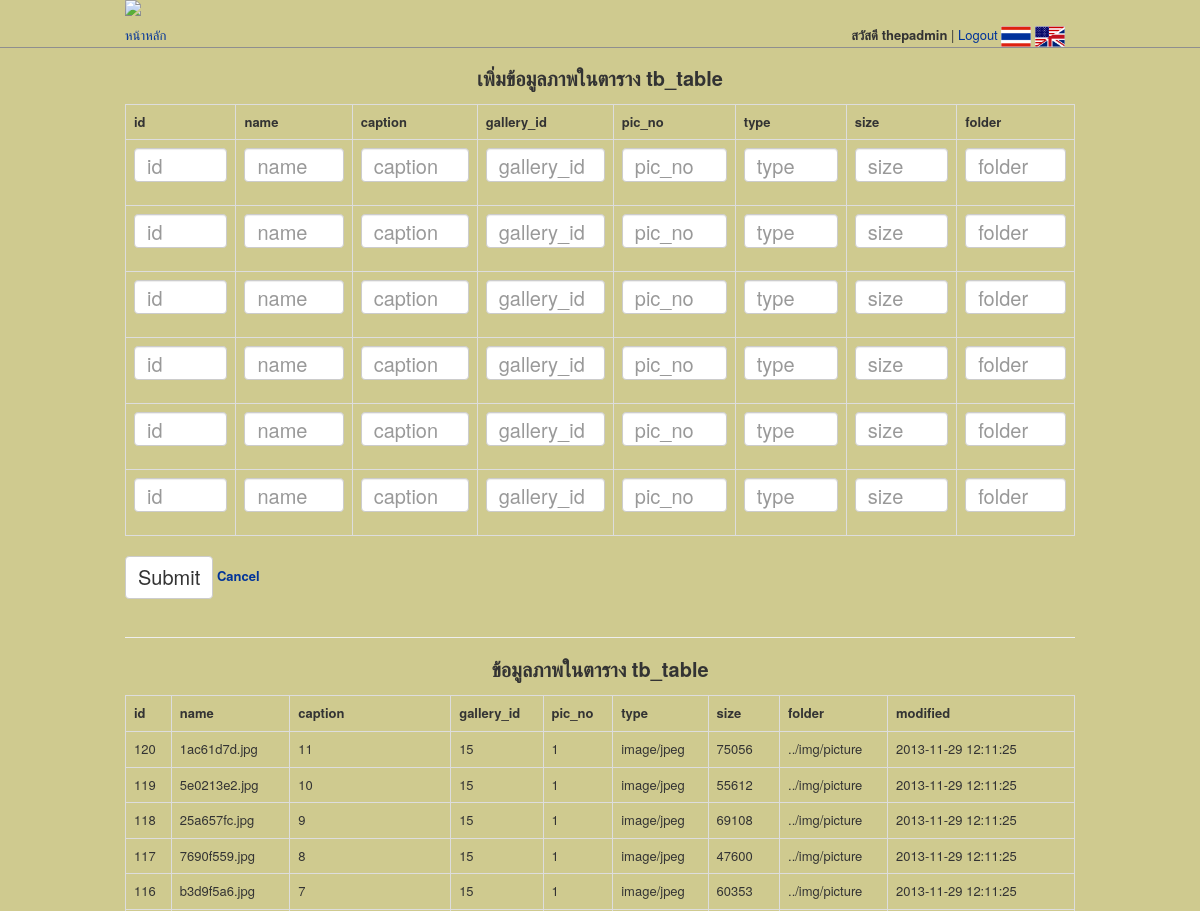
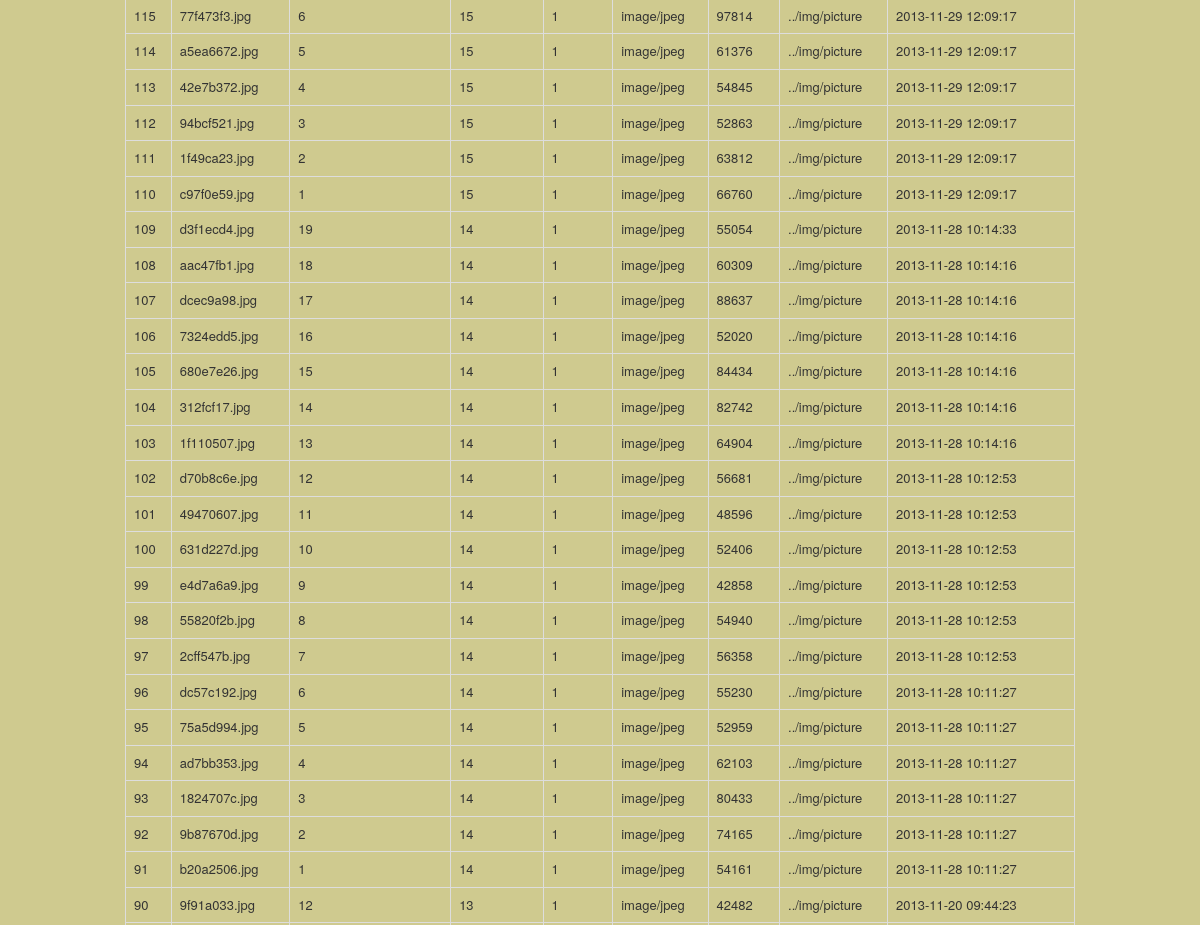
/views/add-tb_picture.php (signed in, upper part), run on an earlier commit of the app's database (2 pictures, top to bottom).
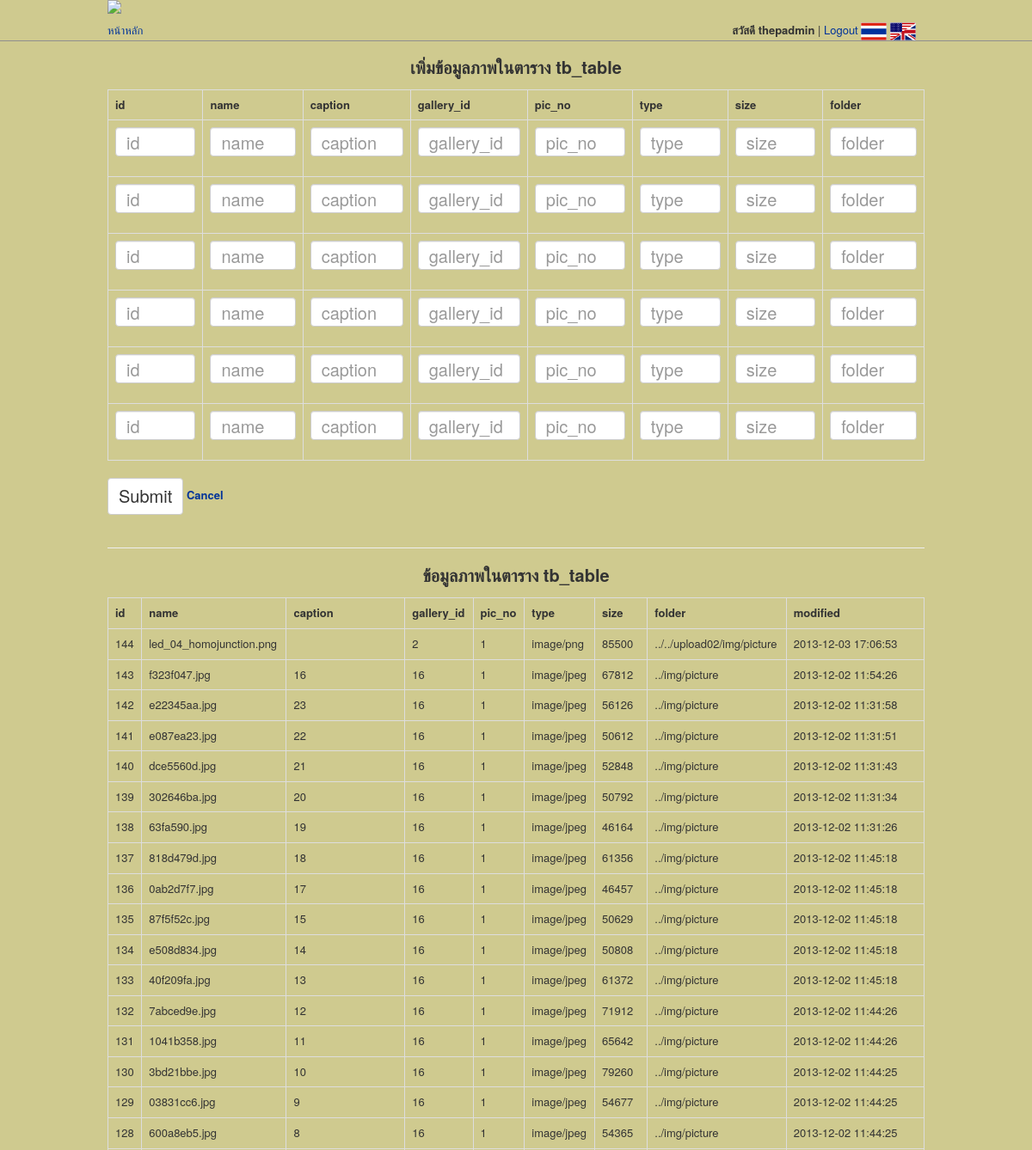
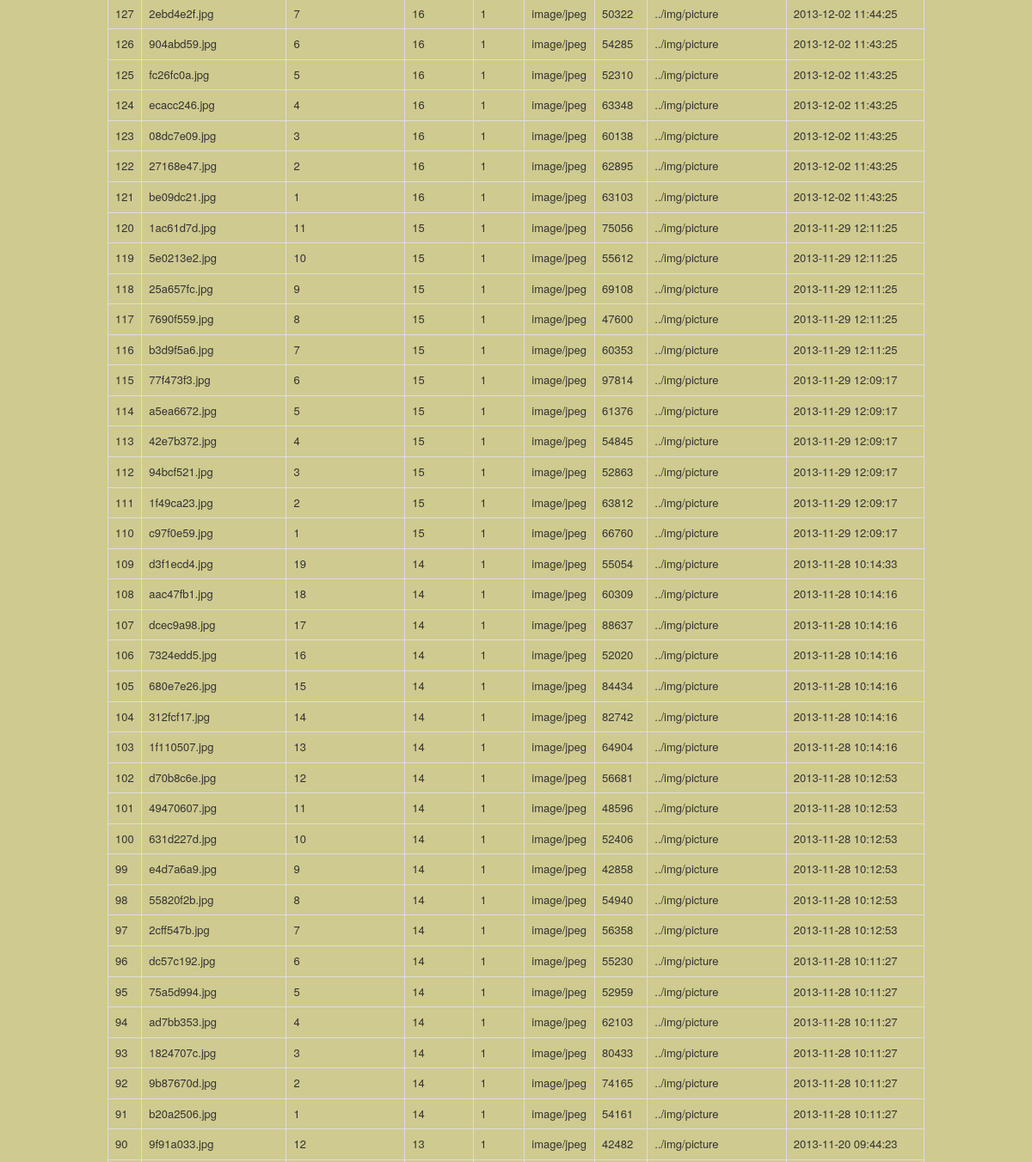
And on a later commit of the database (2 pictures, top to bottom).
### tables this page shows
CREATE TABLE `tb_picture` (
  `id` int(11) NOT NULL auto_increment,
  `name` varchar(255) NOT NULL,
  `caption` varchar(255) NOT NULL,
  `gallery_id` int(11) NOT NULL,
  `pic_no` int(11) NOT NULL,
  `type` varchar(255) NOT NULL,
  `size` float NOT NULL,
  `folder` varchar(255) NOT NULL,
  `modified` varchar(255) NOT NULL,
  PRIMARY KEY  (`id`)
);

### src/views/add-tb_picture.php (the view, shortened to what the changed rows need)
</head>
<body>
    <div class="container">
        <div class="row">
            <div class="col-xs-12 col-sm-12 col-md-12">
                <h2 class="text-center">เพิ่มข้อมูลภาพในตาราง tb_table <?php echo $g['title']; ?></h2>
                <form role="form" name="form1" method="post" action="<?php echo $_SERVER['PHP_SELF']; ?>" enctype="multipart/form-data">
                    <table class="table table-bordered">
                        <tr>
                            <th>id</th>
                            <th>name</th>
                            <th>caption</th>
                            <th>gallery_id</th>
                            <th>pic_no</th>
                            <th>type</th>
                            <th>size</th>
                            <th>folder</th>
                        </tr>
                        <?php
                        for ($i = 1; $i <= 6; $i++) {
                            echo '
                    <tr>
                        <td>
                            <div class="form-group">
                                <label class="sr-only" for="id_'.$i.'">id</label>
                                <input type="text" class="form-control" id="id_'.$i.'" name="id_'.$i.'" placeholder="id">
                            </div>
                        </td>
                        <td>
                            <div class="form-group">
                                <label class="sr-only" for="name_'.$i.'">name</label>
                                <input type="text" class="form-control" id="name_'.$i.'" name="name_'.$i.'" placeholder="name">
                            </div>
                        </td>
                        <td>
                            <div class="form-group">
                                <label class="sr-only" for="caption_'.$i.'">caption</label>
                                <input type="text" class="form-control" id="caption_'.$i.'" name="caption_'.$i.'" placeholder="caption">
                            </div>
                        </td>
                        <td>
                            <div class="form-group">
                                <label class="sr-only" for="gallery_id_'.$i.'">gallery_id</label>
                                <input type="text" class="form-control" id="gallery_id_'.$i.'" name="gallery_id_'.$i.'" placeholder="gallery_id">
                            </div>
                        </td>
                        <td>
                            <div class="form-group">
                                <label class="sr-only" for="pic_no_'.$i.'">id</label>
                                <input type="text" class="form-control" id="pic_no_'.$i.'" name="pic_no_'.$i.'" placeholder="pic_no">
                            </div>
                        </td>
                        <td>
                            <div class="form-group">
                                <label class="sr-only" for="type_'.$i.'">type</label>
                                <input type="text" class="form-control" id="type_'.$i.'" name="type_'.$i.'" placeholder="type">
                            </div>
                        </td>
                        <td>
                            <div class="form-group">
                                <label class="sr-only" for="size_'.$i.'">size</label>
                                <input type="text" class="form-control" id="size_'.$i.'" name="size_'.$i.'" placeholder="size">
                            </div>
                        </td>
                        <td>
                            <div class="form-group">
                                <label class="sr-only" for="folder_'.$i.'">folder</label>
                                <input type="text" class="form-control" id="folder_'.$i.'" name="folder_'.$i.'" placeholder="folder">
                            </div>
                        </td>
                    </tr>
                                ';
                        }
                        ?>
                    </table>
                </form>
                <h2 class="text-center">ข้อมูลภาพในตาราง tb_table <?php echo $g['title']; ?></h2>
                <?php
                $sql = "SELECT * FROM tb_picture ORDER BY id DESC;";
                $result = mysql_query($sql);
                ?>
                <table class="table table-bordered">
                    <tr>
                        <th>id</th>
                        <th>name</th>
                        <th>caption</th>
                        <th>gallery_id</th>
                        <th>pic_no</th>
                        <th>type</th>
                        <th>size</th>
                        <th>folder</th>
                        <th>modified</th>
                    </tr>
                    <?php
                    while ($p = mysql_fetch_array($result)) {
                        echo '
                    <tr>
                        <td>' . $p['id'] . '</td>
                        <td>' . $p['name'] . '</td>
                        <td>' . $p['caption'] . '</td>
                        <td>' . $p['gallery_id'] . '</td>
                        <td>' . $p['pic_no'] . '</td>
                        <td>' . $p['type'] . '</td>
                        <td>' . $p['size'] . '</td>
                        <td>' . $p['folder'] . '</td>
                        <td>' . $p['modified'] . '</td>
                    </tr>
                    ';
                    }
                    ?>
                </table>
            </div>
        </div>
    </div>
</body>
</html>

What changed in the data, as far as the page shows it:
added tb_picture: id "144", name "led_04_homojunction.png", gallery "2", pic_no "1", type "image/png", size "85500", folder "../../upload02/img/picture", modified "2013-12-03 17:06:53"
added tb_picture: id "143", name "f323f047.jpg", caption "16", gallery "16", pic_no "1", type "image/jpeg", size "67812", folder "../img/picture", modified "2013-12-02 11:54:26"
added tb_picture: id "142", name "e22345aa.jpg", caption "23", gallery "16", pic_no "1", type "image/jpeg", size "56126", folder "../img/picture", modified "2013-12-02 11:31:58"
added tb_picture: id "141", name "e087ea23.jpg", caption "22", gallery "16", pic_no "1", type "image/jpeg", size "50612", folder "../img/picture", modified "2013-12-02 11:31:51"
added tb_picture: id "140", name "dce5560d.jpg", caption "21", gallery "16", pic_no "1", type "image/jpeg", size "52848", folder "../img/picture", modified "2013-12-02 11:31:43"
added tb_picture: id "139", name "302646ba.jpg", caption "20", gallery "16", pic_no "1", type "image/jpeg", size "50792", folder "../img/picture", modified "2013-12-02 11:31:34"
added tb_picture: id "138", name "63fa590.jpg", caption "19", gallery "16", pic_no "1", type "image/jpeg", size "46164", folder "../img/picture", modified "2013-12-02 11:31:26"
added tb_picture: id "137", name "818d479d.jpg", caption "18", gallery "16", pic_no "1", type "image/jpeg", size "61356", folder "../img/picture", modified "2013-12-02 11:45:18"
added tb_picture: id "136", name "0ab2d7f7.jpg", caption "17", gallery "16", pic_no "1", type "image/jpeg", size "46457", folder "../img/picture", modified "2013-12-02 11:45:18"
added tb_picture: id "135", name "87f5f52c.jpg", caption "15", gallery "16", pic_no "1", type "image/jpeg", size "50629", folder "../img/picture", modified "2013-12-02 11:45:18"
added tb_picture: id "134", name "e508d834.jpg", caption "14", gallery "16", pic_no "1", type "image/jpeg", size "50808", folder "../img/picture", modified "2013-12-02 11:45:18"
added tb_picture: id "133", name "40f209fa.jpg", caption "13", gallery "16", pic_no "1", type "image/jpeg", size "61372", folder "../img/picture", modified "2013-12-02 11:45:18"
added tb_picture: id "132", name "7abced9e.jpg", caption "12", gallery "16", pic_no "1", type "image/jpeg", size "71912", folder "../img/picture", modified "2013-12-02 11:44:26"
added tb_picture: id "131", name "1041b358.jpg", caption "11", gallery "16", pic_no "1", type "image/jpeg", size "65642", folder "../img/picture", modified "2013-12-02 11:44:26"
added tb_picture: id "130", name "3bd21bbe.jpg", caption "10", gallery "16", pic_no "1", type "image/jpeg", size "79260", folder "../img/picture", modified "2013-12-02 11:44:25"
added tb_picture: id "129", name "03831cc6.jpg", caption "9", gallery "16", pic_no "1", type "image/jpeg", size "54677", folder "../img/picture", modified "2013-12-02 11:44:25"
added tb_picture: id "128", name "600a8eb5.jpg", caption "8", gallery "16", pic_no "1", type "image/jpeg", size "54365", folder "../img/picture", modified "2013-12-02 11:44:25"
added tb_picture: id "127", name "2ebd4e2f.jpg", caption "7", gallery "16", pic_no "1", type "image/jpeg", size "50322", folder "../img/picture", modified "2013-12-02 11:44:25"
added tb_picture: id "126", name "904abd59.jpg", caption "6", gallery "16", pic_no "1", type "image/jpeg", size "54285", folder "../img/picture", modified "2013-12-02 11:43:25"
added tb_picture: id "125", name "fc26fc0a.jpg", caption "5", gallery "16", pic_no "1", type "image/jpeg", size "52310", folder "../img/picture", modified "2013-12-02 11:43:25"
added tb_picture: id "124", name "ecacc246.jpg", caption "4", gallery "16", pic_no "1", type "image/jpeg", size "63348", folder "../img/picture", modified "2013-12-02 11:43:25"
added tb_picture: id "123", name "08dc7e09.jpg", caption "3", gallery "16", pic_no "1", type "image/jpeg", size "60138", folder "../img/picture", modified "2013-12-02 11:43:25"
added tb_picture: id "122", name "27168e47.jpg", caption "2", gallery "16", pic_no "1", type "image/jpeg", size "62895", folder "../img/picture", modified "2013-12-02 11:43:25"
added tb_picture: id "121", name "be09dc21.jpg", caption "1", gallery "16", pic_no "1", type "image/jpeg", size "63103", folder "../img/picture", modified "2013-12-02 11:43:25"
